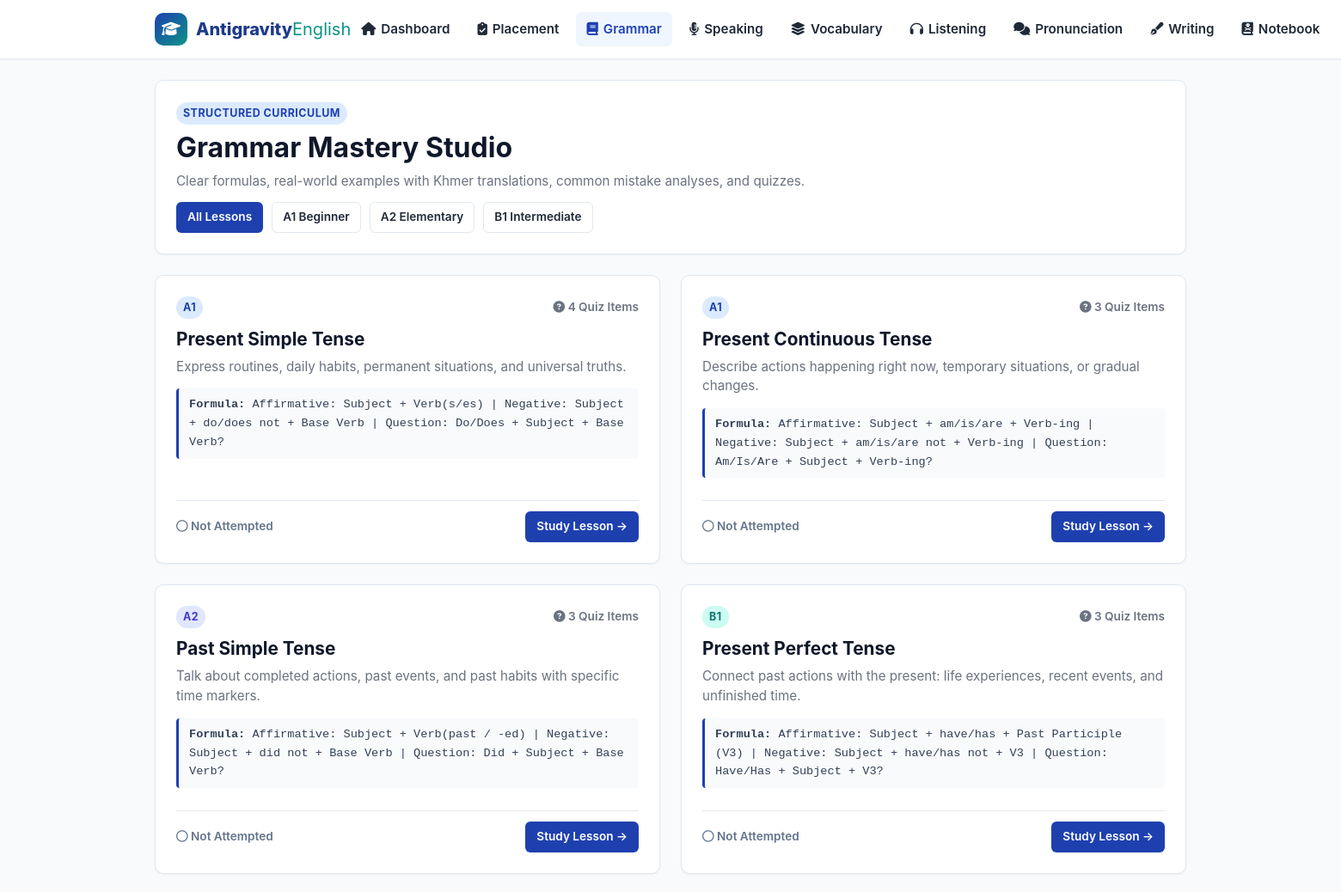
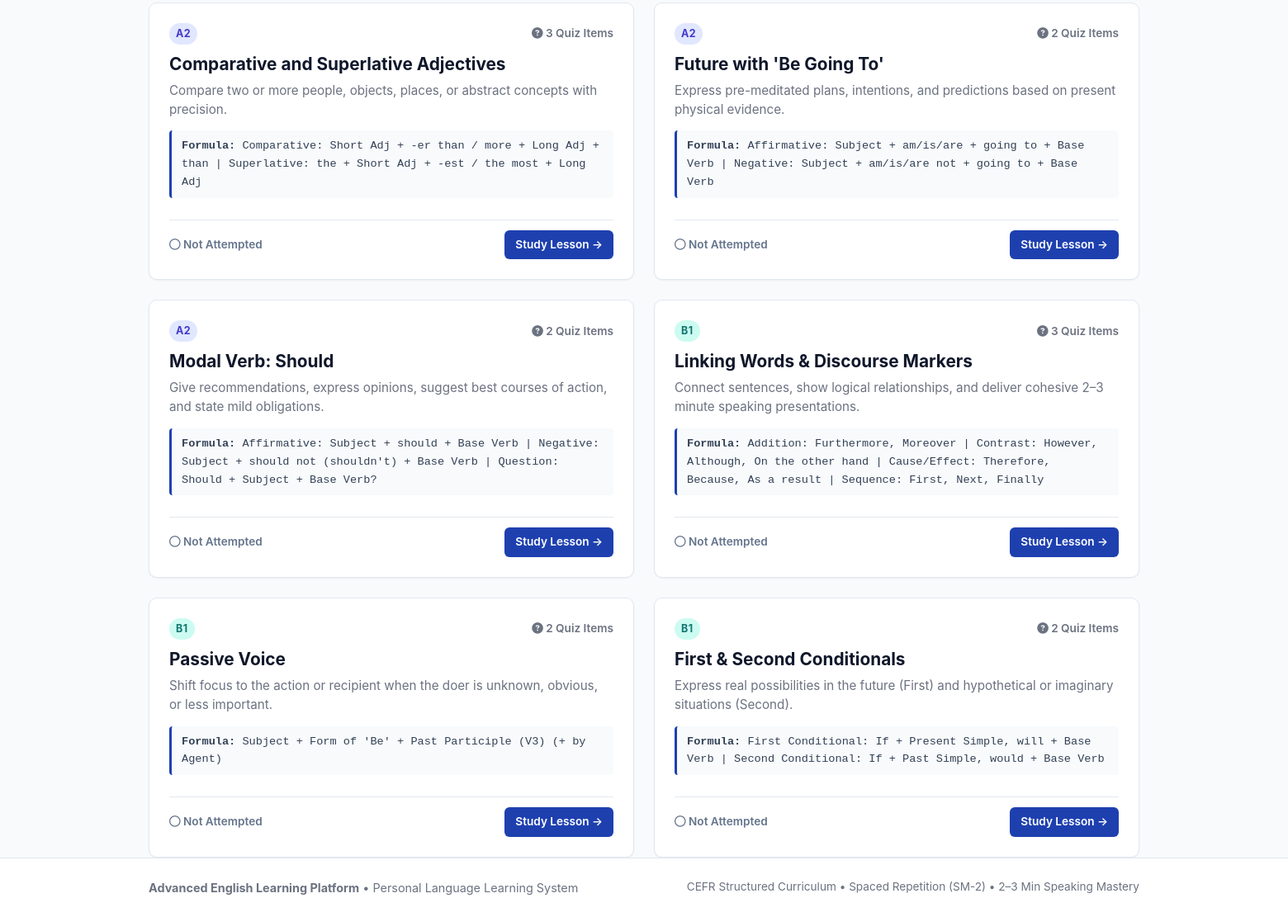
Page /grammar/ (signed in) on the committed database (2 pictures, top to bottom).
### tables this page shows
CREATE TABLE grammar_lessons (
    id INTEGER PRIMARY KEY AUTOINCREMENT,
    slug TEXT UNIQUE NOT NULL,
    title TEXT NOT NULL,
    category TEXT NOT NULL,
    cefr_level TEXT NOT NULL,
    order_index INTEGER DEFAULT 0,
    summary TEXT NOT NULL,
    formula TEXT,
    explanation_markdown TEXT NOT NULL,
    examples_json TEXT NOT NULL,
    common_mistakes_json TEXT,
    tips TEXT
);

### routes/grammar.py (the view)
@bp.route('')
@bp.route('/')
@login_required
def index():
    user_id = session['user_id']
    db = get_db()
    category_filter = request.args.get('category', '').strip()
    cefr_filter = request.args.get('level', '').strip()
    query = """
        SELECT gl.*,
               (SELECT COUNT(*) FROM grammar_quizzes gq WHERE gq.lesson_id = gl.id) as quiz_count,
               (SELECT COUNT(DISTINCT qa.quiz_id) FROM quiz_attempts qa WHERE qa.lesson_id = gl.id AND qa.user_id = ? AND qa.is_correct = 1) as mastered_quizzes
        FROM grammar_lessons gl
        WHERE 1=1
    """
    params = [user_id]
    if category_filter:
        query += " AND gl.category = ?"
        params.append(category_filter)
    if cefr_filter:
        query += " AND gl.cefr_level = ?"
        params.append(cefr_filter)
    query += " ORDER BY gl.order_index ASC"
    cur = db.execute(query, params)
    lessons = cur.fetchall()
    cur2 = db.execute("SELECT DISTINCT category FROM grammar_lessons ORDER BY category")
    categories = [r['category'] for r in cur2.fetchall()]
    return render_template(
        'grammar.html',
        lessons=lessons,
        categories=categories,
        selected_category=category_filter,
        selected_level=cefr_filter
    )

### database/db.py (called while the page is built)
def get_db():
    if 'db' not in g:
        db_path = current_app.config['DATABASE']
        db_dir = os.path.dirname(db_path)
        if db_dir and not os.path.exists(db_dir):
            os.makedirs(db_dir, exist_ok=True)
        g.db = sqlite3.connect(db_path)
        g.db.row_factory = sqlite3.Row
        g.db.execute("PRAGMA foreign_keys = ON;")
    return g.db

### routes/auth.py (called while the page is built)
def login_required(view):
    @functools.wraps(view)
    def wrapped_view(**kwargs):
        if g.user is None:
            flash("Please log in or continue as guest to access this section.", "info")
            return redirect(url_for('auth.login', next=request.url))
        return view(**kwargs)
    return wrapped_view

### templates/grammar.html (shortened to what this page needs)
{% extends "base.html" %}
{% block content %}
<div class="card" style="margin-bottom:24px;">
  <div style="display:flex;justify-content:space-between;align-items:center;flex-wrap:wrap;gap:12px;">
    <div>
      <span class="badge badge-a1" style="margin-bottom:6px;">Structured Curriculum</span>
      <h1 style="font-size:2rem;margin-bottom:6px;">Grammar Mastery Studio</h1>
      <p style="color:var(--text-muted);font-size:0.95rem;">Clear formulas, real-world examples with Khmer translations, common mistake analyses, and quizzes.</p>
    </div>
    <div style="display:flex;gap:10px;flex-wrap:wrap;">
      <a href="{{ url_for('grammar.index') }}" class="btn btn-sm {% if not selected_level and not selected_category %}btn-primary{% else %}btn-outline{% endif %}">All Lessons</a>
      <a href="{{ url_for('grammar.index', level='A1') }}" class="btn btn-sm {% if selected_level == 'A1' %}btn-primary{% else %}btn-outline{% endif %}">A1 Beginner</a>
      <a href="{{ url_for('grammar.index', level='A2') }}" class="btn btn-sm {% if selected_level == 'A2' %}btn-primary{% else %}btn-outline{% endif %}">A2 Elementary</a>
      <a href="{{ url_for('grammar.index', level='B1') }}" class="btn btn-sm {% if selected_level == 'B1' %}btn-primary{% else %}btn-outline{% endif %}">B1 Intermediate</a>
    </div>
  </div>
</div>
<div class="grid-2">
  {% for lesson in lessons %}
    <div class="card" style="display:flex;flex-direction:column;justify-content:space-between;">
      <div>
        <div style="display:flex;justify-content:space-between;align-items:center;margin-bottom:10px;">
          <span class="badge badge-{{ lesson.cefr_level|lower }}">{{ lesson.cefr_level }}</span>
          <span style="font-size:0.85rem;color:var(--text-muted);font-weight:600;">
            <i class="fas fa-question-circle"></i> {{ lesson.quiz_count }} Quiz Items
          </span>
        </div>
        <h3 style="font-size:1.3rem;margin-bottom:8px;color:#0f172a;">
          {{ lesson.title }}
        </h3>
        <p style="font-size:0.95rem;color:var(--text-muted);margin-bottom:14px;line-height:1.5;">
          {{ lesson.summary }}
        </p>
        {% if lesson.formula %}
          <div style="background:#f8fafc;border-left:3px solid var(--primary);padding:8px 12px;border-radius:4px;font-family:monospace;font-size:0.85rem;color:#334155;margin-bottom:14px;">
            <strong>Formula:</strong> {{ lesson.formula }}
          </div>
        {% endif %}
      </div>
      <div style="display:flex;justify-content:space-between;align-items:center;border-top:1px solid #e2e8f0;padding-top:12px;margin-top:12px;">
        <span style="font-size:0.85rem;color:{% if lesson.mastered_quizzes > 0 %}#16a34a{% else %}#64748b{% endif %};font-weight:600;">
          {% if lesson.mastered_quizzes > 0 %}
            <i class="fas fa-check-circle"></i> {{ lesson.mastered_quizzes }} / {{ lesson.quiz_count }} Mastered
          {% else %}
            <i class="far fa-circle"></i> Not Attempted
          {% endif %}
        </span>
        <a href="{{ url_for('grammar.lesson_detail', slug=lesson.slug) }}" class="btn btn-primary btn-sm">
          Study Lesson &rarr;
        </a>
      </div>
    </div>
  {% endfor %}
</div>
{% endblock %}

### templates/base.html (shortened to what this page needs)
<!DOCTYPE html>
<html lang="en">
<head>
  <link rel="stylesheet" href="https://cdnjs.cloudflare.com/ajax/libs/font-awesome/6.5.1/css/all.min.css" />
  <link rel="stylesheet" href="{{ url_for('static', filename='css/style.css') }}">
</head>
<body>
  <header class="navbar">
    <div class="container nav-container">
      <a href="{{ url_for('dashboard.landing') }}" class="brand">
        <div class="brand-icon">
          <i class="fas fa-graduation-cap"></i>
        </div>
        <span>Antigravity<span style="color:var(--secondary);font-weight:400;">English</span></span>
      </a>
      <ul class="nav-links" id="nav-links">
        {% if current_user %}
          <li><a href="{{ url_for('dashboard.index') }}" class="nav-link {% if request.endpoint == 'dashboard.index' %}active{% endif %}"><i class="fas fa-home"></i> Dashboard</a></li>
          <li><a href="{{ url_for('placement.index') }}" class="nav-link {% if 'placement' in request.endpoint %}active{% endif %}"><i class="fas fa-clipboard-check"></i> Placement</a></li>
          <li><a href="{{ url_for('grammar.index') }}" class="nav-link {% if 'grammar' in request.endpoint %}active{% endif %}"><i class="fas fa-book"></i> Grammar</a></li>
          <li><a href="{{ url_for('speaking.index') }}" class="nav-link {% if 'speaking' in request.endpoint %}active{% endif %}"><i class="fas fa-microphone-alt"></i> Speaking</a></li>
          <li><a href="{{ url_for('vocabulary.index') }}" class="nav-link {% if 'vocabulary' in request.endpoint %}active{% endif %}"><i class="fas fa-layer-group"></i> Vocabulary</a></li>
          <li><a href="{{ url_for('listening.index') }}" class="nav-link {% if 'listening' in request.endpoint %}active{% endif %}"><i class="fas fa-headphones"></i> Listening</a></li>
          <li><a href="{{ url_for('pronunciation.index') }}" class="nav-link {% if 'pronunciation' in request.endpoint %}active{% endif %}"><i class="fas fa-comments"></i> Pronunciation</a></li>
          <li><a href="{{ url_for('writing.index') }}" class="nav-link {% if 'writing' in request.endpoint %}active{% endif %}"><i class="fas fa-pen-fancy"></i> Writing</a></li>
          <li><a href="{{ url_for('mistakes.index') }}" class="nav-link {% if 'mistakes' in request.endpoint %}active{% endif %}"><i class="fas fa-book-dead"></i> Notebook</a></li>
          <li><a href="{{ url_for('planner.index') }}" class="nav-link {% if 'planner' in request.endpoint %}active{% endif %}"> Planner</a></li>
        {% endif %}
      </ul>
    </div>
  </header>
  <main class="container">
    {% block content %}{% endblock %}
  </main>
  <footer>
    <div class="container footer-content">
      <div>
        <strong>Advanced English Learning Platform</strong> &bull; Personal Language Learning System
      </div>
      <div style="font-size:0.85rem;">
        CEFR Structured Curriculum &bull; Spaced Repetition (SM-2) &bull; 2–3 Min Speaking Mastery
      </div>
    </div>
  </footer>
</body>
</html>

### static/css/style.css (style rules this page uses)
:root { --primary: #1e40af; --primary-light: #3b82f6; --primary-dark: #1e3a8a; --primary-subtle: #eff6ff; --secondary: #0d9488; --secondary-light: #14b8a6; --secondary-subtle: #f0fdfa; --accent: #f59e0b; --accent-light: #fbbf24; --accent-subtle: #fffbeb; --success: #16a34a; --success-subtle: #f0fdf4; --warning: #d97706; --warning-subtle: #fffbeb; --danger: #dc2626; --danger-subtle: #fef2f2; --text-main: #1f2937; --text-muted: #6b7280; --text-light: #9ca3af; --bg-page: #f8fafc; --bg-card: #ffffff; --bg-card-subtle: #f1f5f9; --border-color: #e2e8f0; --border-focus: #3b82f6; --shadow-sm: 0 1px 2px 0 rgba(0, 0, 0, 0.05); --shadow-md: 0 4px 6px -1px rgba(0, 0, 0, 0.1), 0 2px 4px -1px rgba(0, 0, 0, 0.06); --shadow-lg: 0 10px 15px -3px rgba(0, 0, 0, 0.1), 0 4px 6px -2px rgba(0, 0, 0, 0.05); --radius-sm: 6px; --radius-md: 10px; --radius-lg: 16px; --radius-full: 9999px; --font-main: -apple-system, BlinkMacSystemFont, "Segoe UI", Roboto, Helvetica, Arial, sans-serif; --font-km: "Hanuman", "Kantumruy Pro", "Khmer OS", -apple-system, sans-serif; }
* { box-sizing: border-box; margin: 0; padding: 0; }
body { font-family: var(--font-main); background-color: var(--bg-page); color: var(--text-main); line-height: 1.6; min-height: 100vh; display: flex; flex-direction: column; }
h1, h2, h3, h4, h5, h6 { color: #0f172a; font-weight: 700; line-height: 1.3; }
a { color: var(--primary-light); text-decoration: none; transition: color 0.15s ease; }
.container { width: 100%; max-width: 1240px; margin: 0 auto; padding: 0 20px; }
.navbar { background-color: #ffffff; border-bottom: 1px solid var(--border-color); position: sticky; top: 0; z-index: 1000; box-shadow: var(--shadow-sm); }
.nav-container { display: flex; justify-content: space-between; align-items: center; height: 68px; }
.brand { display: flex; align-items: center; gap: 10px; font-size: 1.25rem; font-weight: 800; color: var(--primary-dark); }
.brand-icon { background: linear-gradient(135deg, var(--primary), var(--secondary)); color: #ffffff; width: 38px; height: 38px; border-radius: var(--radius-md); display: flex; align-items: center; justify-content: center; font-size: 1.1rem; }
.nav-links { display: flex; align-items: center; gap: 8px; list-style: none; }
.nav-link { color: var(--text-main); font-weight: 600; font-size: 0.95rem; padding: 8px 12px; border-radius: var(--radius-sm); display: flex; align-items: center; gap: 6px; transition: all 0.15s ease; }
.nav-link:hover, .nav-link.active { color: var(--primary); background-color: var(--primary-subtle); }
main { flex: 1; padding: 28px 0 50px 0; }
.card { background-color: var(--bg-card); border: 1px solid var(--border-color); border-radius: var(--radius-md); padding: 24px; box-shadow: var(--shadow-sm); transition: transform 0.15s ease, box-shadow 0.15s ease; }
.btn { display: inline-flex; align-items: center; justify-content: center; gap: 8px; font-weight: 600; font-size: 0.95rem; padding: 10px 18px; border-radius: var(--radius-sm); border: 1px solid transparent; cursor: pointer; transition: all 0.15s ease; text-decoration: none; }
.btn-primary { background-color: var(--primary); color: #ffffff; }
.btn-outline { background-color: transparent; border-color: var(--border-color); color: var(--text-main); }
.btn-sm { padding: 6px 12px; font-size: 0.85rem; }
.badge { display: inline-block; padding: 3px 8px; border-radius: var(--radius-full); font-size: 0.78rem; font-weight: 700; text-transform: uppercase; letter-spacing: 0.5px; }
.badge-a1 { background-color: #dbeafe; color: #1e40af; }
.badge-a2 { background-color: #e0e7ff; color: #4338ca; }
.badge-b1 { background-color: #ccfbf1; color: #0f766e; }
.grid-2 { display: grid; grid-template-columns: repeat(2, 1fr); gap: 24px; }
footer { background-color: #ffffff; border-top: 1px solid var(--border-color); padding: 24px 0; margin-top: auto; font-size: 0.9rem; color: var(--text-muted); }
.footer-content { display: flex; justify-content: space-between; align-items: center; }

### rows in the picture
grammar_lessons: cefr_level "A1", quiz_count "4", title "Present Simple Tense", summary "Express routines, daily habits, permanent situations, and universal truths.", formula "Affirmative: Subject + Verb(s/es) | Negative: Subject + do/does not + Base Verb | Question: Do/Does + Subject + Base Verb?"
grammar_lessons: cefr_level "A1", quiz_count "3", title "Present Continuous Tense", summary "Describe actions happening right now, temporary situations, or gradual changes.", formula "Affirmative: Subject + am/is/are + Verb-ing | Negative: Subject + am/is/are not + Verb-ing | Question: Am/Is/Are + Subject + Verb-ing?"
grammar_lessons: cefr_level "A2", quiz_count "3", title "Past Simple Tense", summary "Talk about completed actions, past events, and past habits with specific time markers.", formula "Affirmative: Subject + Verb(past / -ed) | Negative: Subject + did not + Base Verb | Question: Did + Subject + Base Verb?"
grammar_lessons: cefr_level "B1", quiz_count "3", title "Present Perfect Tense", summary "Connect past actions with the present: life experiences, recent events, and unfinished time.", formula "Affirmative: Subject + have/has + Past Participle (V3) | Negative: Subject + have/has not + V3 | Question: Have/Has + Subject + V3?"
grammar_lessons: cefr_level "A2", quiz_count "3", title "Comparative and Superlative Adjectives", summary "Compare two or more people, objects, places, or abstract concepts with precision.", formula "Comparative: Short Adj + -er than / more + Long Adj + than | Superlative: the + Short Adj + -est / the most + Long Adj"
grammar_lessons: cefr_level "A2", quiz_count "2", title "Future with 'Be Going To'", summary "Express pre-meditated plans, intentions, and predictions based on present physical evidence.", formula "Affirmative: Subject + am/is/are + going to + Base Verb | Negative: Subject + am/is/are not + going to + Base Verb"
grammar_lessons: cefr_level "A2", quiz_count "2", title "Modal Verb: Should", summary "Give recommendations, express opinions, suggest best courses of action, and state mild obligations.", formula "Affirmative: Subject + should + Base Verb | Negative: Subject + should not (shouldn't) + Base Verb | Question: Should + Subject + Base Verb?"
grammar_lessons: cefr_level "B1", quiz_count "3", title "Linking Words & Discourse Markers", summary "Connect sentences, show logical relationships, and deliver cohesive 2–3 minute speaking presentations.", formula "Addition: Furthermore, Moreover | Contrast: However, Although, On the other hand | Cause/Effect: Therefore, Because, As a result | Sequence: First, Next, Finally"
grammar_lessons: cefr_level "B1", quiz_count "2", title "Passive Voice", summary "Shift focus to the action or recipient when the doer is unknown, obvious, or less important.", formula "Subject + Form of 'Be' + Past Participle (V3) (+ by Agent)"
grammar_lessons: cefr_level "B1", quiz_count "2", title "First & Second Conditionals", summary "Express real possibilities in the future (First) and hypothetical or imaginary situations (Second).", formula "First Conditional: If + Present Simple, will + Base Verb | Second Conditional: If + Past Simple, would + Base Verb"
